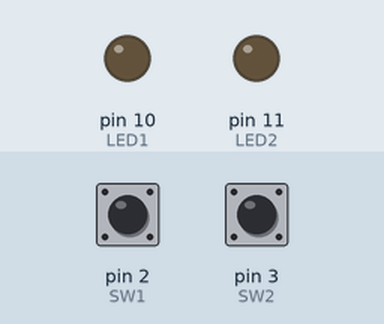
Recording of a sketch running on a simulated Arduino Uno, built with avr-gcc and run on an emulated ATmega328P. Parts: output pins drawn as LEDs (lit = HIGH). The test bench sets the inputs (shaded band); at power-on: pin 2 (SW1) LOW, pin 3 (SW2) LOW.

Above: at 1.2 s.
1.3 s: pin 2 (SW1) pulled HIGH for 0.15 s
At 1.6 s:
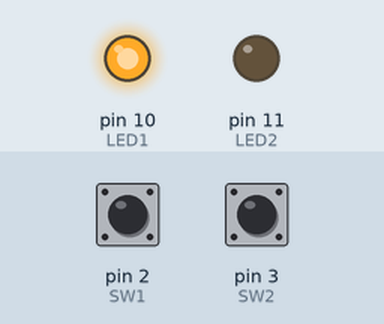
2.9 s: pin 3 (SW2) pulled HIGH for 0.15 s
At 4.0 s:
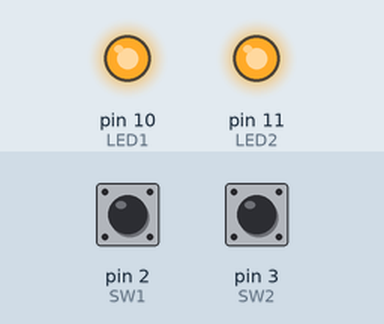
4.5 s: pin 2 (SW1) pulled HIGH for 1 s
At 5.2 s:
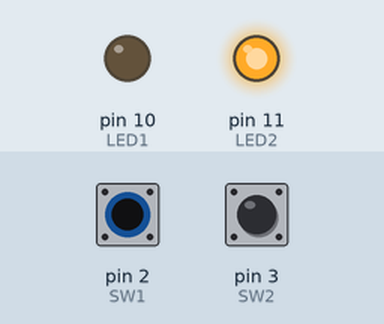
7.0 s: pin 2 (SW1) pulled HIGH for 3.2 s
At 8.3 s:
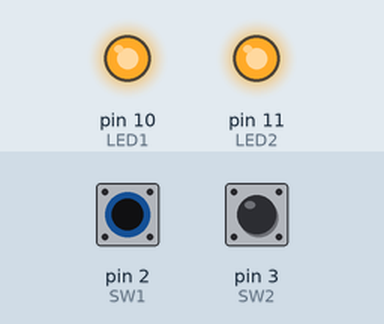
11.7 s: pin 3 (SW2) pulled HIGH for 1 s
At 13.1 s:
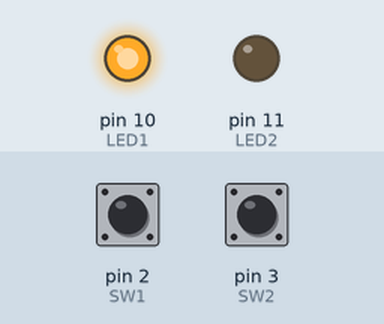
Timing chart, 0 to 14.7 s (numbered marks = the images above; inputs shaded):
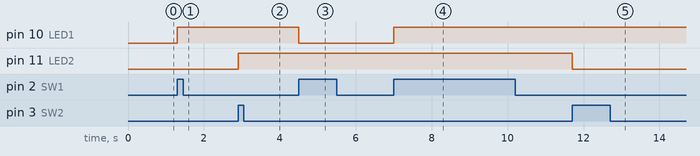

The sketch:

06_SW_LED_ON_OFF_edge.ino
```cpp
const int SW1 = 2;
const int SW2 = 3;
const int LED1 = 10;
const int LED2 = 11;
int flag1 = 0;   // 0:OFF, 1:ON
int flag2 = 0;

int pre_sw0 = 0, cur_sw0=0;
int pre_sw1 = 0, cur_sw1=0;


void setup() {
  // put your setup code here, to run once:
  Serial.begin(115200);
  pinMode(SW1, INPUT);
  pinMode(SW2, INPUT);
  pinMode(LED1, OUTPUT);
  pinMode(LED2, OUTPUT);
  digitalWrite(LED1, LOW);
  digitalWrite(LED2, LOW);
}

void loop() {
  // put your main code here, to run repeatedly:
  int cur_sw0 = digitalRead(SW1);
  int cur_sw1 = digitalRead(SW2);

  if((pre_sw0 == 0) && (cur_sw0 == 1)){
    if(flag1 == 0){
      digitalWrite(LED1, HIGH);
      flag1 = 1;
    }
    else{
      digitalWrite(LED1, LOW);
      flag1 = 0;
    }
    //delay(300);
  }
  if((pre_sw1 == 0) && (cur_sw1 == 1)){
    if(flag2 == 0){
      digitalWrite(LED2, HIGH);
      flag2 = 1;
    }
    else{
      digitalWrite(LED2, LOW);
      flag2 = 0;
    }
    //delay(300);
  }

  pre_sw0=cur_sw0;
  pre_sw1=cur_sw1;

}
```

Measured:
- after the input at 1.3 s, pin 10 (LED1): LOW → HIGH at once
- after the input at 2.9 s, pin 11 (LED2): LOW → HIGH at once
- after the input at 4.5 s, pin 10 (LED1): HIGH → LOW at once
- after the input at 7.0 s, pin 10 (LED1): LOW → HIGH at once
- after the input at 11.7 s, pin 11 (LED2): HIGH → LOW at once
